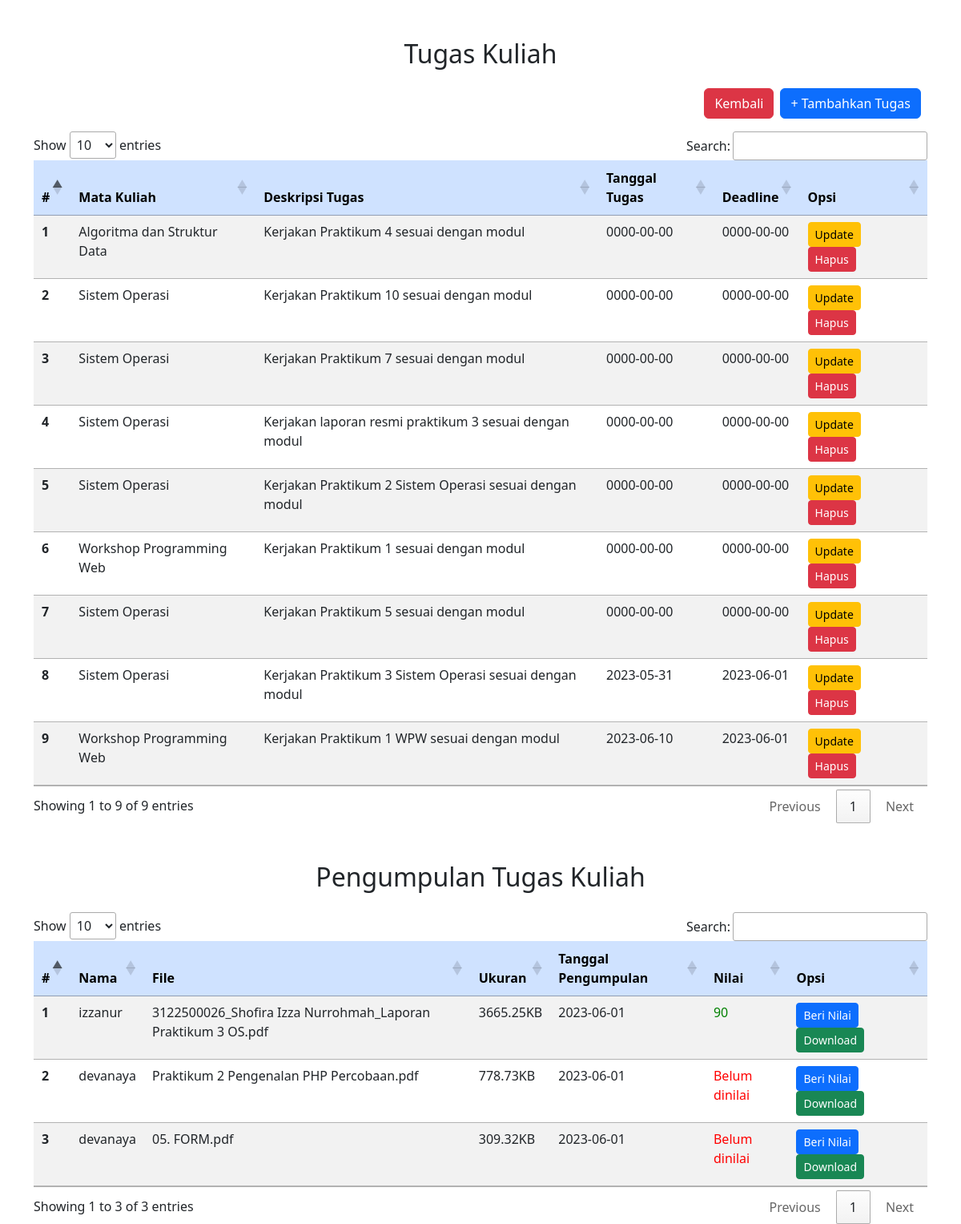
The page /Project_WPW/dosen/tampilan_tugas.php (signed in) on the database its author committed.
### tables this page shows
CREATE TABLE `unggah` (
  `id_tugas` int(11) NOT NULL,
  `matkul` varchar(255) NOT NULL,
  `tugas` varchar(255) NOT NULL,
  `tanggal` date NOT NULL,
  `tgl_pengumpulan` date NOT NULL
);

CREATE TABLE `pengumpulan` (
  `id_pengumpulan` int(11) NOT NULL,
  `nama` varchar(255) NOT NULL,
  `file` varchar(255) NOT NULL,
  `ukuran` varchar(200) NOT NULL,
  `tanggal` date NOT NULL,
  `nilai` int(11) NOT NULL,
  `id_user` int(11) NOT NULL
);

### Project_WPW/dosen/tampilan_tugas.php (the view, shortened to what this page needs)
<?php
include '../koneksi.php';
?>
<!DOCTYPE html>
<html lang="en">
<head>
    <link href="https://cdn.jsdelivr.net/npm/bootstrap@5.2.3/dist/css/bootstrap.min.css" rel="stylesheet">
    <link rel="stylesheet" href="//cdn.datatables.net/1.13.4/css/jquery.dataTables.min.css">
</head>
<body>
<div class="container">
        <h2 class="text-center mt-5 mb-4">Tugas Kuliah</h2>
        <div class="d-grid gap-2 d-md-flex justify-content-md-end">
            <a href="dashboard_dosen.php" class="btn btn-danger mb-3">Kembali</a>
            <a href="tugas.php" class="btn btn-primary me-md-2 mb-3">+ Tambahkan Tugas</a>
        </div>
        <div class="table-responsive">
            <table class="table table-striped">
                <thead class="table-primary">
                    <tr>
                        <th scope="col">#</th>
                        <th scope="col">Mata Kuliah</th>
                        <th scope="col">Deskripsi Tugas</th>
                        <th scope="col">Tanggal Tugas</th>
                        <th scope="col">Deadline</th>
                        <th scope="col">Opsi</th>
                    </tr>
                </thead>
                <tbody>
                    <?php
                    $nomer = 1;
                    $query = mysqli_query($conn, "SELECT * FROM unggah");
                    while ($data = mysqli_fetch_array($query)) {
                    ?>
                    <tr>
                        <th scope="row"><?php echo $nomer; ?></th>
                        <td><?php echo $data['matkul']; ?></td>
                        <td><?php echo $data['tugas']; ?></td>
                        <td><?php echo $data['tanggal']; ?></td>
                        <td><?php echo $data['tgl_pengumpulan']; ?></td>
                        <td>
                            <a href="edit_tugas.php?id_tugas=<?php echo $data['id_tugas']; ?>" class="btn btn-warning btn-sm me-2">Update</a>
                            <a href="hapus_tugas.php?id_tugas=<?php echo $data['id_tugas']; ?>" class="btn btn-danger btn-sm me-2">Hapus</a>
                        </td>
                    </tr>
                    <?php
                    $nomer++;
                    }
                    ?>
                </tbody>
            </table>
        </div>
        <h2 class="text-center mt-5 mb-4">Pengumpulan Tugas Kuliah</h2>
        <div class="table-responsive">
            <table class="table table-striped">
                <thead class="table-primary">
                    <tr>
                        <th scope="col">#</th>
                        <th scope="col">Nama</th>
                        <th scope="col">File</th>
                        <th scope="col">Ukuran</th>
                        <th scope="col">Tanggal Pengumpulan</th>
                        <th scope="col">Nilai</th>
                        <th scope="col">Opsi</th>
                    </tr>
                </thead>
                <tbody>
                    <?php
                    $nomer = 1;
                    $query2 = mysqli_query($conn, "SELECT * FROM pengumpulan");
                    while ($data2 = mysqli_fetch_array($query2)) {
                    ?>
                    <tr>
                        <th scope="row"><?php echo $nomer; ?></th>
                        <td><?php echo $data2['nama']; ?></td>
                        <td><?php echo $data2['file']; ?></td>
                        <td><?php echo round($data2['ukuran'] / 1024, 2); ?>KB</td>
                        <td><?php echo $data2['tanggal']; ?></td>
                        <td><?php
                        if($data2['nilai']==0) {
                            echo '<span style="color: red;">Belum dinilai</span>';
                        } else {
                            echo '<span style="color: green;">' . $data2['nilai'] . '</span>';
                        }
                        ?></td>
                        <td>
                            <a href="nilai_tugas.php?id_pengumpulan=<?php echo $data2['id_pengumpulan']; ?>" class="btn btn-primary btn-sm me-2">Beri Nilai</a>
                            <a href="download_tugas.php?filename=<?php echo $data2['file']; ?>" class="btn btn-success btn-sm me-2">Download</a>
                        </td>
                    </tr>
                    <?php
                    $nomer++;
                    }
                    ?>
                </tbody>
            </table>
        </div>
    </div>
</body>
</html>

### rows shown on the page
unggah: matkul "Algoritma dan Struktur Data", tugas "Kerjakan Praktikum 4 sesuai dengan modul", tanggal "0000-00-00", tgl_pengumpulan "0000-00-00"
unggah: matkul "Sistem Operasi", tugas "Kerjakan Praktikum 10 sesuai dengan modul", tanggal "0000-00-00", tgl_pengumpulan "0000-00-00"
unggah: matkul "Sistem Operasi", tugas "Kerjakan Praktikum 7 sesuai dengan modul", tanggal "0000-00-00", tgl_pengumpulan "0000-00-00"
unggah: matkul "Sistem Operasi", tugas "Kerjakan laporan resmi praktikum 3 sesuai dengan modul", tanggal "0000-00-00", tgl_pengumpulan "0000-00-00"
unggah: matkul "Sistem Operasi", tugas "Kerjakan Praktikum 2 Sistem Operasi sesuai dengan modul", tanggal "0000-00-00", tgl_pengumpulan "0000-00-00"
unggah: matkul "Workshop Programming Web", tugas "Kerjakan Praktikum 1 sesuai dengan modul", tanggal "0000-00-00", tgl_pengumpulan "0000-00-00"
unggah: matkul "Sistem Operasi", tugas "Kerjakan Praktikum 5 sesuai dengan modul", tanggal "0000-00-00", tgl_pengumpulan "0000-00-00"
unggah: matkul "Sistem Operasi", tugas "Kerjakan Praktikum 3 Sistem Operasi sesuai dengan modul", tanggal "2023-05-31", tgl_pengumpulan "2023-06-01"
unggah: matkul "Workshop Programming Web", tugas "Kerjakan Praktikum 1 WPW sesuai dengan modul", tanggal "2023-06-10", tgl_pengumpulan "2023-06-01"
pengumpulan: nama "izzanur", file "3122500026_Shofira Izza Nurrohmah_Laporan Praktikum 3 OS.pdf", $data2['ukuran']/1024 "3665.25", tanggal "2023-06-01", nilai "90"
pengumpulan: nama "devanaya", file "Praktikum 2 Pengenalan PHP Percobaan.pdf", $data2['ukuran']/1024 "778.73", tanggal "2023-06-01", nilai "Belum dinilai"
pengumpulan: nama "devanaya", file "05. FORM.pdf", $data2['ukuran']/1024 "309.32", tanggal "2023-06-01", nilai "Belum dinilai"
